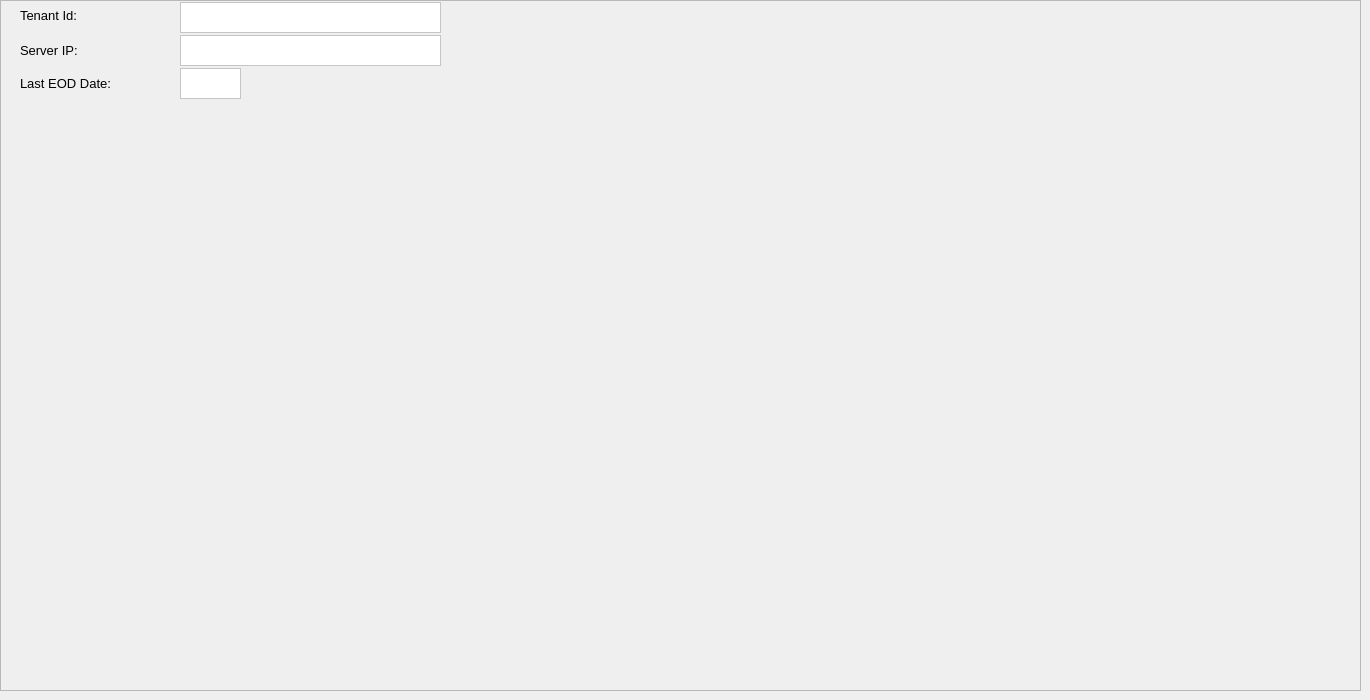
    <widget class="QWidget" name="tabRobinsonSetup">
     <attribute name="title">
      <string>Robinson Setup</string>
     </attribute>
     <widget class="QFrame" name="frame_26">
      <property name="geometry">
       <rect>
        <x>0</x>
        <y>0</y>
        <width>1361</width>
        <height>691</height>
       </rect>
      </property>
      <property name="frameShape">
       <enum>QFrame::StyledPanel</enum>
      </property>
      <property name="frameShadow">
       <enum>QFrame::Raised</enum>
      </property>
      <widget class="QLabel" name="label_91">
       <property name="geometry">
        <rect>
         <x>20</x>
         <y>5</y>
         <width>101</width>
         <height>21</height>
        </rect>
       </property>
       <property name="font">
        <font>
         <family>Segoe UI</family>
         <pointsize>10</pointsize>
        </font>
       </property>
       <property name="text">
        <string>Tenant Id:</string>
       </property>
      </widget>
      <widget class="QLabel" name="label_92">
       <property name="geometry">
        <rect>
         <x>20</x>
         <y>40</y>
         <width>121</width>
         <height>21</height>
        </rect>
       </property>
       <property name="font">
        <font>
         <family>Segoe UI</family>
         <pointsize>10</pointsize>
        </font>
       </property>
       <property name="text">
        <string>Server IP:</string>
       </property>
      </widget>
      <widget class="QTextEdit" name="textEditLastEODDate">
       <property name="geometry">
        <rect>
         <x>180</x>
         <y>68</y>
         <width>61</width>
         <height>31</height>
        </rect>
       </property>
       <property name="font">
        <font>
         <family>Segoe UI</family>
         <pointsize>10</pointsize>
        </font>
       </property>
       <property name="styleSheet">
        <string notr="true">background-color: rgb(255, 255, 255);
color: rgb(0, 0, 0);</string>
       </property>
      </widget>
      <widget class="QTextEdit" name="textEditTenantId">
       <property name="geometry">
        <rect>
         <x>180</x>
         <y>2</y>
         <width>261</width>
         <height>31</height>
        </rect>
       </property>
       <property name="font">
        <font>
         <family>Segoe UI</family>
         <pointsize>10</pointsize>
        </font>
       </property>
       <property name="styleSheet">
        <string notr="true">background-color: rgb(255, 255, 255);
color: rgb(0, 0, 0);</string>
       </property>
      </widget>
      <widget class="QTextEdit" name="textEditServerIP">
       <property name="geometry">
        <rect>
         <x>180</x>
         <y>35</y>
         <width>261</width>
         <height>31</height>
        </rect>
       </property>
       <property name="font">
        <font>
         <family>Segoe UI</family>
         <pointsize>10</pointsize>
        </font>
       </property>
       <property name="styleSheet">
        <string notr="true">background-color: rgb(255, 255, 255);
color: rgb(0, 0, 0);</string>
       </property>
      </widget>
      <widget class="QLabel" name="label_93">
       <property name="geometry">
        <rect>
         <x>20</x>
         <y>73</y>
         <width>111</width>
         <height>21</height>
        </rect>
       </property>
       <property name="font">
        <font>
         <family>Segoe UI</family>
         <pointsize>10</pointsize>
        </font>
       </property>
       <property name="text">
        <string>Last EOD Date:</string>
       </property>
      </widget>
     </widget>
    </widget>
